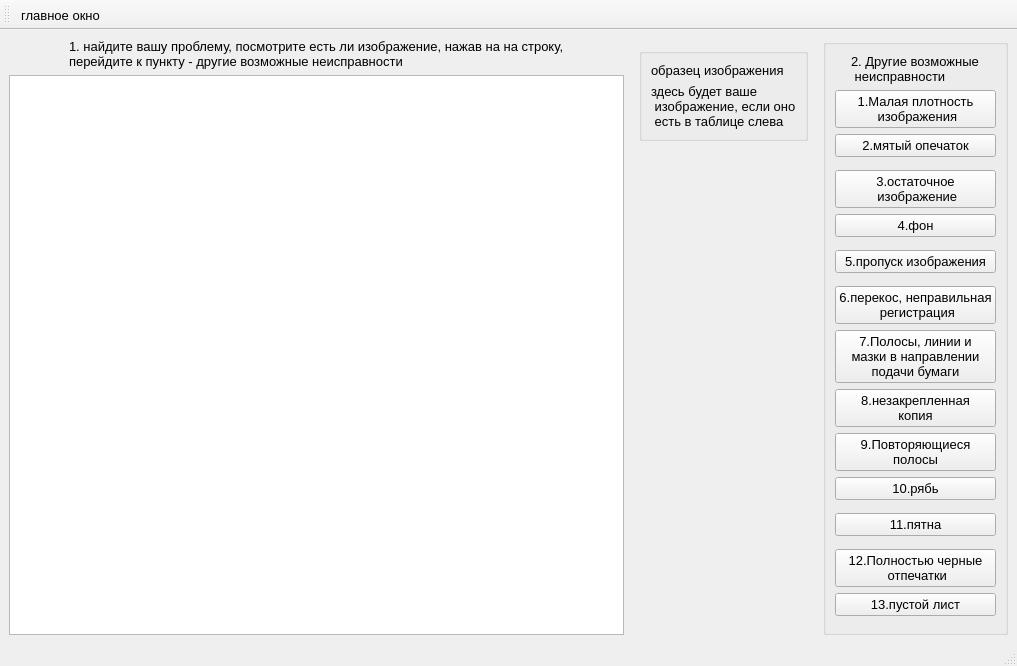
<?xml version="1.0" encoding="UTF-8"?>
<ui version="4.0">
 <class>mqualitu</class>
 <widget class="QMainWindow" name="mqualitu">
  <property name="geometry">
   <rect>
    <x>0</x>
    <y>0</y>
    <width>1017</width>
    <height>666</height>
   </rect>
  </property>
  <property name="font">
   <font>
    <pointsize>10</pointsize>
   </font>
  </property>
  <property name="windowTitle">
   <string>Некачественное изображение при дефекте лазерной печати</string>
  </property>
  <widget class="QWidget" name="centralwidget">
   <layout class="QGridLayout" name="gridLayout">
    <item row="0" column="0">
     <layout class="QHBoxLayout" name="horizontalLayout">
      <item>
       <layout class="QVBoxLayout" name="verticalLayout">
        <item alignment="Qt::AlignHCenter">
         <widget class="QLabel" name="label_2">
          <property name="midLineWidth">
           <number>2</number>
          </property>
          <property name="text">
           <string>1. найдите вашу проблему, посмотрите есть ли изображение, нажав на на строку, 
перейдите к пункту - другие возможные неисправности</string>
          </property>
         </widget>
        </item>
        <item>
         <widget class="QTableView" name="qualitypictures">
          <property name="font">
           <font>
            <pointsize>10</pointsize>
           </font>
          </property>
          <property name="sizeAdjustPolicy">
           <enum>QAbstractScrollArea::AdjustIgnored</enum>
          </property>
          <property name="selectionBehavior">
           <enum>QAbstractItemView::SelectItems</enum>
          </property>
          <property name="verticalScrollMode">
           <enum>QAbstractItemView::ScrollPerItem</enum>
          </property>
          <attribute name="horizontalHeaderVisible">
           <bool>true</bool>
          </attribute>
          <attribute name="horizontalHeaderCascadingSectionResizes">
           <bool>true</bool>
          </attribute>
          <attribute name="horizontalHeaderDefaultSectionSize">
           <number>290</number>
          </attribute>
          <attribute name="horizontalHeaderHighlightSections">
           <bool>true</bool>
          </attribute>
          <attribute name="horizontalHeaderShowSortIndicator" stdset="0">
           <bool>false</bool>
          </attribute>
          <attribute name="horizontalHeaderStretchLastSection">
           <bool>true</bool>
          </attribute>
          <attribute name="verticalHeaderVisible">
           <bool>true</bool>
          </attribute>
          <attribute name="verticalHeaderCascadingSectionResizes">
           <bool>false</bool>
          </attribute>
          <attribute name="verticalHeaderDefaultSectionSize">
           <number>60</number>
          </attribute>
          <attribute name="verticalHeaderHighlightSections">
           <bool>false</bool>
          </attribute>
         </widget>
        </item>
       </layout>
      </item>
      <item alignment="Qt::AlignRight">
       <widget class="QWidget" name="widget" native="true">
        <layout class="QVBoxLayout" name="verticalLayout_3">
         <item alignment="Qt::AlignTop">
          <widget class="QGroupBox" name="verticalGroupBox">
           <layout class="QVBoxLayout" name="verticalLayout_4">
            <item>
             <widget class="QLabel" name="label_3">
              <property name="text">
               <string>образец изображения</string>
              </property>
             </widget>
            </item>
            <item>
             <widget class="QLabel" name="lpic_2">
              <property name="text">
               <string>здесь будет ваше
 изображение, если оно
 есть в таблице слева</string>
              </property>
             </widget>
            </item>
           </layout>
          </widget>
         </item>
        </layout>
       </widget>
      </item>
      <item>
       <widget class="QGroupBox" name="groupBox">
        <layout class="QVBoxLayout" name="verticalLayout_2">
         <item alignment="Qt::AlignHCenter|Qt::AlignTop">
          <widget class="QLabel" name="label_5">
           <property name="font">
            <font>
             <pointsize>10</pointsize>
            </font>
           </property>
           <property name="text">
            <string>2. Другие возможные
 неисправности</string>
           </property>
          </widget>
         </item>
         <item alignment="Qt::AlignTop">
          <widget class="QPushButton" name="densityimage">
           <property name="text">
            <string>1.Малая плотность
 изображения</string>
           </property>
           <property name="icon">
            <iconset>
             <normaloff>pic/qual/mp.jpg</normaloff>pic/qual/mp.jpg</iconset>
           </property>
          </widget>
         </item>
         <item alignment="Qt::AlignTop">
          <widget class="QPushButton" name="mytop">
           <property name="text">
            <string>2.мятый опечаток</string>
           </property>
          </widget>
         </item>
         <item alignment="Qt::AlignTop">
          <widget class="QPushButton" name="edgeimage">
           <property name="text">
            <string>3.остаточное
 изображение</string>
           </property>
           <property name="icon">
            <iconset>
             <normaloff>pic/qual/o.jpg</normaloff>pic/qual/o.jpg</iconset>
           </property>
          </widget>
         </item>
         <item alignment="Qt::AlignTop">
          <widget class="QPushButton" name="fon">
           <property name="text">
            <string>4.фон</string>
           </property>
           <property name="icon">
            <iconset>
             <normaloff>pic/qual/fon.jpg</normaloff>pic/qual/fon.jpg</iconset>
           </property>
          </widget>
         </item>
         <item alignment="Qt::AlignTop">
          <widget class="QPushButton" name="empty">
           <property name="text">
            <string>5.пропуск изображения</string>
           </property>
           <property name="icon">
            <iconset>
             <normaloff>pic/qual/pim.jpg</normaloff>pic/qual/pim.jpg</iconset>
           </property>
          </widget>
         </item>
         <item alignment="Qt::AlignTop">
          <widget class="QPushButton" name="skew">
           <property name="text">
            <string>6.перекос, неправильная
 регистрация</string>
           </property>
           <property name="icon">
            <iconset>
             <normaloff>pic/qual/per.jpg</normaloff>pic/qual/per.jpg</iconset>
           </property>
          </widget>
         </item>
         <item alignment="Qt::AlignTop">
          <widget class="QPushButton" name="stripdir">
           <property name="text">
            <string>7.Полосы, линии и
мазки в направлении
подачи бумаги</string>
           </property>
           <property name="icon">
            <iconset>
             <normaloff>pic/qual/pollin.jpg</normaloff>pic/qual/pollin.jpg</iconset>
           </property>
          </widget>
         </item>
         <item alignment="Qt::AlignTop">
          <widget class="QPushButton" name="notpinnecopi">
           <property name="text">
            <string>8.незакрепленная
копия</string>
           </property>
           <property name="icon">
            <iconset>
             <normaloff>pic/qual/nk.jpg</normaloff>pic/qual/nk.jpg</iconset>
           </property>
          </widget>
         </item>
         <item alignment="Qt::AlignTop">
          <widget class="QPushButton" name="gorizontline">
           <property name="text">
            <string>9.Повторяющиеся
полосы</string>
           </property>
           <property name="icon">
            <iconset>
             <normaloff>pic/qual/pollin.jpg</normaloff>pic/qual/pollin.jpg</iconset>
           </property>
          </widget>
         </item>
         <item alignment="Qt::AlignTop">
          <widget class="QPushButton" name="ribe">
           <property name="text">
            <string>10.рябь</string>
           </property>
           <property name="icon">
            <iconset>
             <normaloff>pic/qual/rab.jpg</normaloff>pic/qual/rab.jpg</iconset>
           </property>
          </widget>
         </item>
         <item alignment="Qt::AlignTop">
          <widget class="QPushButton" name="pytna">
           <property name="text">
            <string>11.пятна</string>
           </property>
           <property name="icon">
            <iconset>
             <normaloff>pic/qual/пятна.jpg</normaloff>pic/qual/пятна.jpg</iconset>
           </property>
          </widget>
         </item>
         <item alignment="Qt::AlignTop">
          <widget class="QPushButton" name="prints">
           <property name="text">
            <string>12.Полностью черные
 отпечатки</string>
           </property>
           <property name="icon">
            <iconset>
             <normaloff>pic/qual/cherop.jpg</normaloff>pic/qual/cherop.jpg</iconset>
           </property>
          </widget>
         </item>
         <item alignment="Qt::AlignTop">
          <widget class="QPushButton" name="emptyimage">
           <property name="text">
            <string>13.пустой лист</string>
           </property>
           <property name="icon">
            <iconset>
             <normaloff>pic/qual/empty.jpg</normaloff>pic/qual/empty.jpg</iconset>
           </property>
          </widget>
         </item>
        </layout>
       </widget>
      </item>
     </layout>
    </item>
   </layout>
  </widget>
  <widget class="QMenuBar" name="menubar">
   <property name="geometry">
    <rect>
     <x>0</x>
     <y>0</y>
     <width>1017</width>
     <height>21</height>
    </rect>
   </property>
  </widget>
  <widget class="QStatusBar" name="statusbar"/>
  <widget class="QToolBar" name="toolBar">
   <property name="windowTitle">
    <string>toolBar</string>
   </property>
   <attribute name="toolBarArea">
    <enum>TopToolBarArea</enum>
   </attribute>
   <attribute name="toolBarBreak">
    <bool>false</bool>
   </attribute>
   <addaction name="main"/>
  </widget>
  <action name="main">
   <property name="icon">
    <iconset>
     <normaloff>icon/menu.png</normaloff>icon/menu.png</iconset>
   </property>
   <property name="text">
    <string>главное окно</string>
   </property>
   <property name="toolTip">
    <string>главное меню</string>
   </property>
  </action>
 </widget>
 <resources/>
 <connections/>
</ui>
